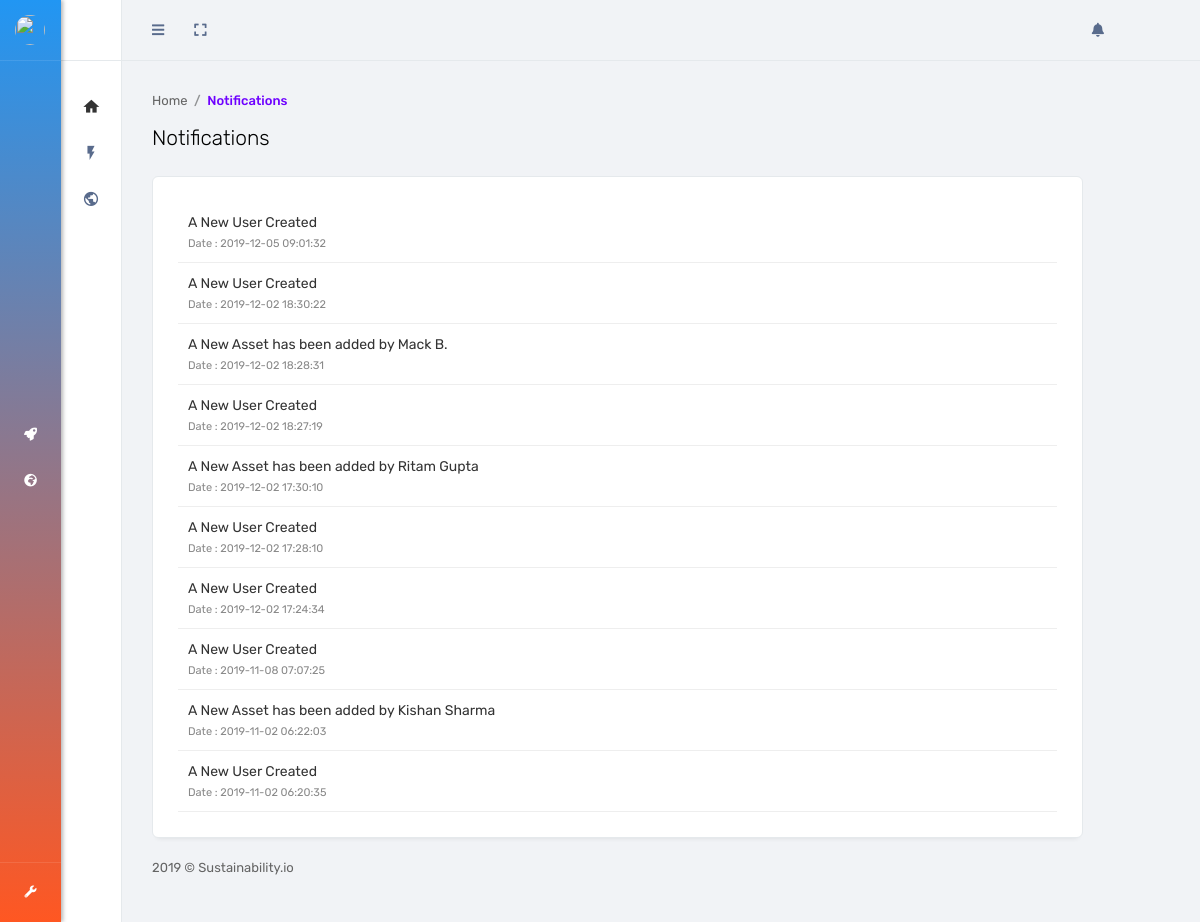
Page /notifications.php (signed in) on the committed database.
### tables this page shows
CREATE TABLE `notification` (
  `id` int(11) NOT NULL,
  `notification` text NOT NULL,
  `date` timestamp NOT NULL DEFAULT CURRENT_TIMESTAMP ON UPDATE CURRENT_TIMESTAMP,
  `for` varchar(100) NOT NULL DEFAULT 'admin',
  `user_id` int(11) NOT NULL DEFAULT '0',
  `status` varchar(20) NOT NULL DEFAULT 'Unread'
);

### notifications.php (the view, shortened to what this page needs)
<?php session_start();
    include 'administrator/function.php';
    $pdo = new PDO($dsn, $user, $pass, $opt);
?><!DOCTYPE html>
<html lang="en">
<head>
        <link href="assets/plugins/bootstrap/css/bootstrap.min.css" rel="stylesheet">
        <link href="assets/plugins/font-awesome/css/all.min.css" rel="stylesheet">
        <link href="assets/plugins/icomoon/style.css" rel="stylesheet">
        <link href="assets/plugins/switchery/switchery.min.css" rel="stylesheet">
        <link href="assets/css/concept.min.css" rel="stylesheet">
        <link href="assets/css/custom.css" rel="stylesheet">
    </head>
    <body>
        <div class="page-container">
            <?php include 'page_and_setting_sidebar.php'; ?>
            <div class="page-content">
               <?php include 'secondary_sidebar.php'; ?>
                <div class="page-header">
                  <?php include 'navigation.php'; ?>
                </div>
                <div class="page-inner no-page-title">
                    <div id="main-wrapper">
                        <div class="content-header">
                            <nav aria-label="breadcrumb">
                                <ol class="breadcrumb breadcrumb-style-1">
                                    <li class="breadcrumb-item">Home</li>
                                    <li class="breadcrumb-item active" aria-current="page">Notifications</li>
                                </ol>
                            </nav>
                            <h1 class="page-title">Notifications</h1>
                        </div>
                        <div class="row">
                            <div class="col-lg-11">
                                <div class="card">
                                    <div class="card-body">
                                         <div class="row">
                                            <div class="col-sm-12">
                                                <div class="card-box table-responsive">
                                                    <?php
                                                      try {
                                                          $stmt = $pdo->prepare('SELECT * FROM `notification` ORDER BY date DESC LIMIT 10');
                                                      } catch(PDOException $ex) {
                                                          echo "An Error occured!";
                                                          print_r($ex->getMessage());
                                                      }
                                                      $stmt->execute();
                                                      $user = $stmt->fetchAll();
                                                      foreach ($user as $key => $value) {
                                                        echo '<a href="notifications.php" style="text-decoration:none"><div style="padding: 10px;border-bottom: solid 1px #eee;color:#333;font-size:14px;" class="mop">'.$value['notification'].'<div style="color:#888;font-size:11px;">Date : '.$value['date'].'</div></div></a>';
                                                      }
                                                    ?>
                                                </div>
                                            </div>
                                        </div>
                                    </div>
                                </div>
                            </div>
                        </div>
                    </div>
                <div class="page-footer">
                    <p>2019 &copy; Sustainability.io</p>
                </div>
                </div>
            </div>
        </div>
    </body>
</html>

### page_and_setting_sidebar.php (shortened to what this page needs)
<div class="page-sidebar" style="background:-webkit-linear-gradient(top,#2196F3 0,#ff5722 100%);">
    <div class="profile-menu">
        <a href="dashboard.php">
            <img src="http://catpops.co/sio.JPG" alt="">
        </a>
    </div>
    <div class="page-sidebar-inner">
        <div class="page-sidebar-menu">
            <ul>
                <li>
                    <a href="dashboard.php" data-toggle="tooltip" data-placement="right" title="Dashboard"><i class="fas fa-rocket"></i></a>
                </li>
                <li>
                    <a href="notifications.php" data-toggle="tooltip" data-placement="right" title="Notifications"><i class="fas fa-globe-africa"></i></a>
                </li>
            </ul>
        </div>
    </div>
    <div class="settings-menu-btn">
        <a href="#" class="settings-menu-link"><i class="fas fa-wrench"></i></a>
    </div>
</div>

### secondary_sidebar.php (shortened to what this page needs)
<div class="secondary-sidebar">
                   <div class="secondary-sidebar-bar">
                   </div>
                   <div class="secondary-sidebar-menu">
                       <ul class="accordion-menu">
                           <li class="active-page">
                               <a href="dashboard.php">
                                   <i class="menu-icon icon-home4"></i><span>Dashboard</span>
                               </a>
                           </li>
                           <?php
                               if($_SESSION['user']=="admin@sustainability.io"){
                                   echo '<li>
                                           <a href="view_all_asset.php">
                                               <i class="menu-icon icon-flash_on"></i><span>View All Asset</span><i class="accordion-icon fas fa-angle-left"></i>
                                           </a>
                                       </li>
                                       <li>
                                           <a href="view_all_user.php">
                                               <i class="menu-icon icon-public"></i><span>View All Users</span><i class="accordion-icon fas fa-angle-left"></i>
                                           </a>
                                       </li>';
                               }
                           ?>
                       </ul>
                   </div>
               </div>

### navigation.php (shortened to what this page needs)
<nav class="navbar navbar-default navbar-expand-md">
                      <div class="container-fluid">
                          <div class="collapse navbar-collapse justify-content-between" id="bs-example-navbar-collapse-1">
                              <ul class="nav navbar-nav mr-auto">
                                  <li class="collapsed-sidebar-toggle-inv"><a href="javascript:void(0)" id="collapsed-sidebar-toggle-button"><i class="fas fa-bars"></i></a></li>
                                  <li><a href="javascript:void(0)" id="toggle-fullscreen"><i class="fas fa-expand"></i></a></li>
                              </ul>
                          </div>
                              <ul class="nav navbar-nav">
                                  <li class="dropdown nav-item d-md-block">
                                      <a href="javascript:void(0)" class="dropdown-toggle" data-toggle="dropdown" role="button" aria-haspopup="true" aria-expanded="false"><i class="fas fa-bell"></i></a>
                                  </li>
                                  <li class="dropdown nav-item d-md-block">
                                      <a href="#" class="nav-link dropdown-toggle" id="navbarDropdown" data-toggle="dropdown" role="button" aria-haspopup="true" aria-expanded="false"></a>
                                  </li>
                              </ul>
                      </div>
                  </nav>

### rows in the picture
notification: notification "A New User Created", date "2019-12-05 09:01:32"
notification: notification "A New User Created", date "2019-12-02 18:30:22"
notification: notification "A New Asset has been added by Mack B.", date "2019-12-02 18:28:31"
notification: notification "A New User Created", date "2019-12-02 18:27:19"
notification: notification "A New Asset has been added by Ritam Gupta", date "2019-12-02 17:30:10"
notification: notification "A New User Created", date "2019-12-02 17:28:10"
notification: notification "A New User Created", date "2019-12-02 17:24:34"
notification: notification "A New User Created", date "2019-11-08 07:07:25"
notification: notification "A New Asset has been added by Kishan Sharma", date "2019-11-02 06:22:03"
notification: notification "A New User Created", date "2019-11-02 06:20:35"
